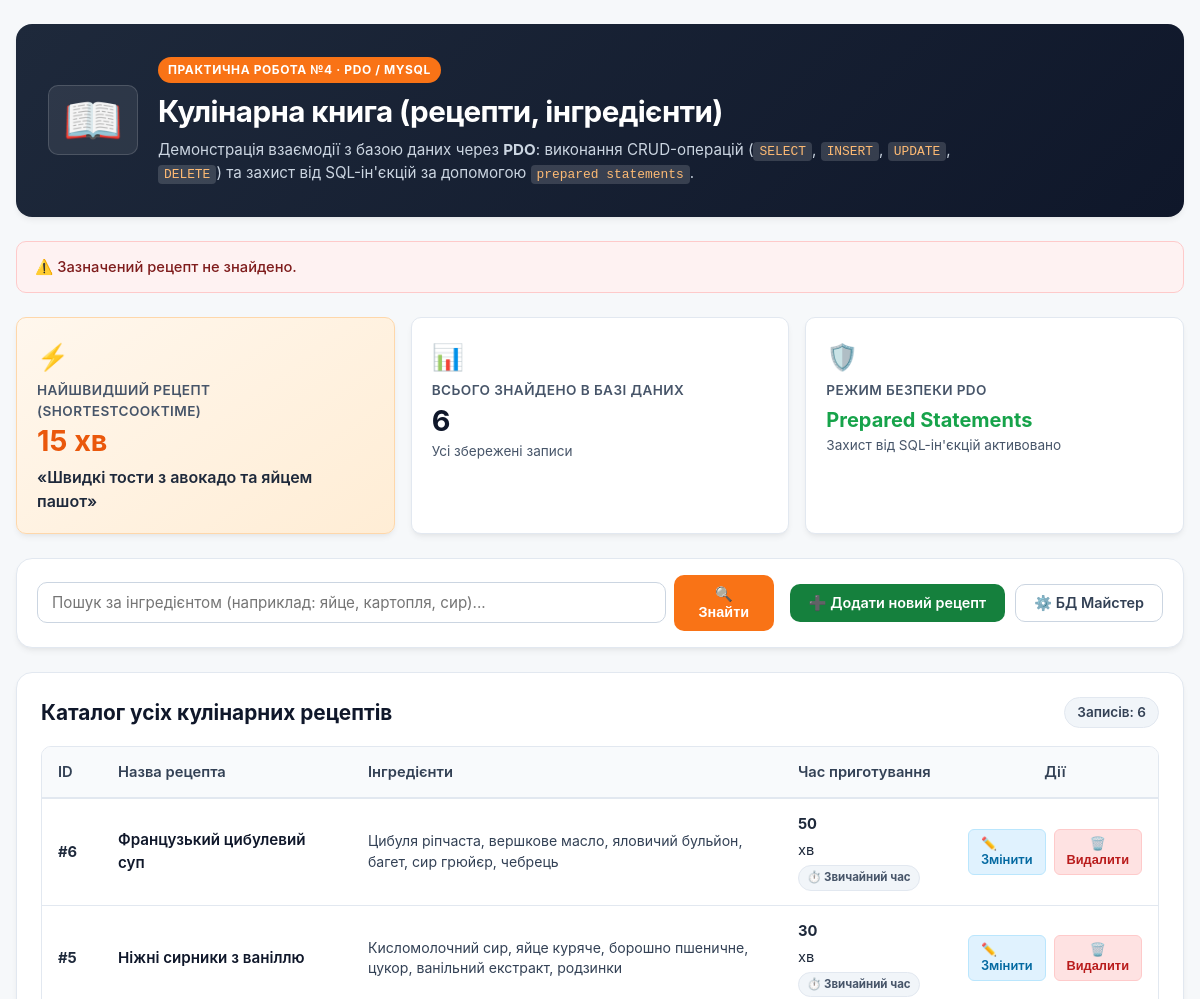
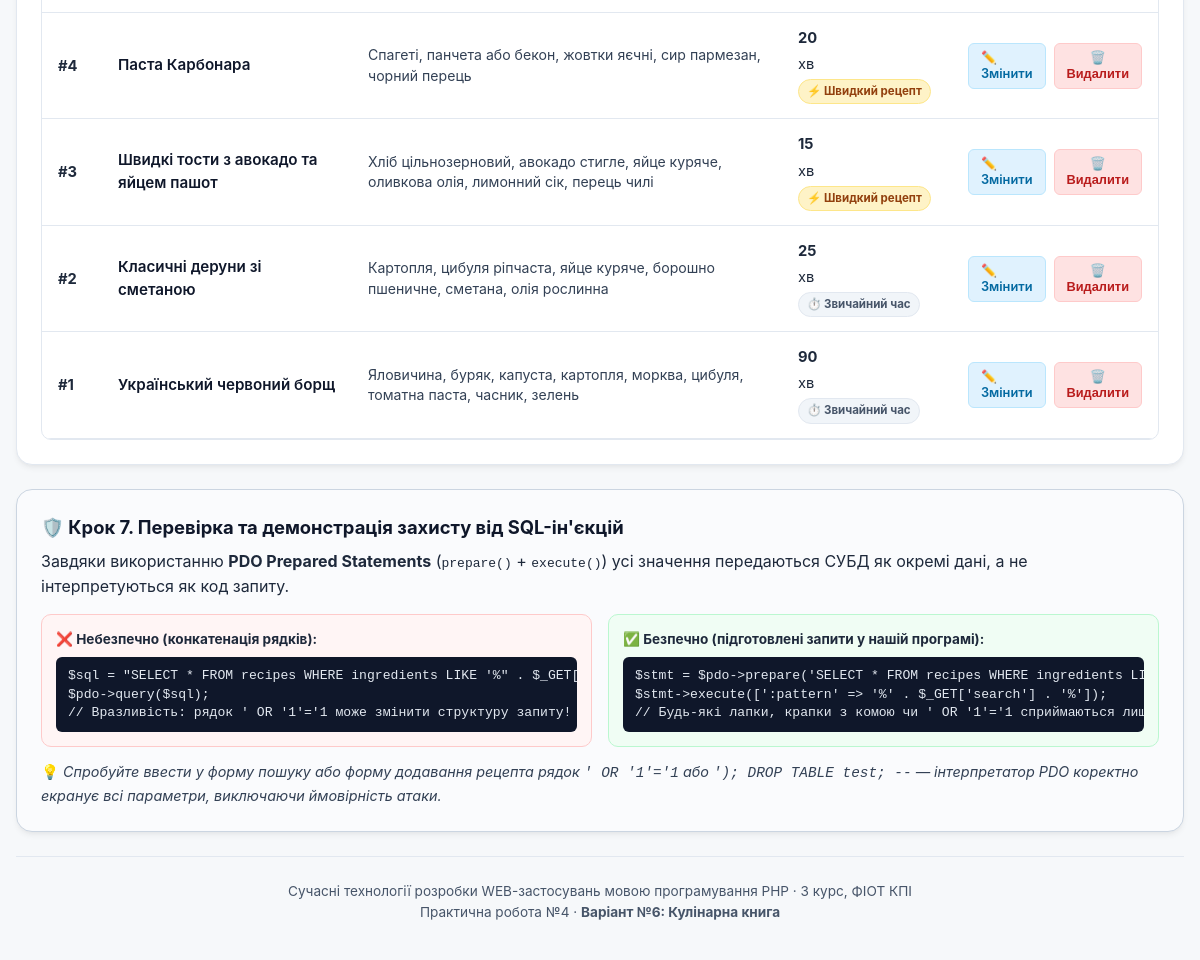
Page /index.php?msg=not_found on the committed database (2 pictures, top to bottom).
### tables this page shows
CREATE TABLE IF NOT EXISTS `recipes` (
    `id` INT AUTO_INCREMENT PRIMARY KEY,
    `title` VARCHAR(255) NOT NULL,
    `ingredients` TEXT NOT NULL,
    `cook_time_min` INT NOT NULL
);

### functions.php (called while the page is built, shortened)
<?php
function getAllRecipes(PDO $pdo): array
{
    $stmt = $pdo->query('SELECT * FROM recipes ORDER BY id DESC');
    return $stmt->fetchAll();
}
function shortestCookTime(PDO $pdo): ?array
{
    $stmt = $pdo->query('SELECT * FROM recipes ORDER BY cook_time_min ASC LIMIT 1');
    $recipe = $stmt->fetch();
    return $recipe ?: null;
}
function getRecipeBadge(int $cookTimeMin): array
{
    if ($cookTimeMin <= 20) {
        return [
            'label' => '⚡ Швидкий рецепт',
            'class' => 'badge-quick'
        ];
    }
    return [
        'label' => '⏱️ Звичайний час',
        'class' => 'badge-regular'
    ];
}

### index.php (the view, shortened to what this page needs)
<?php
require_once __DIR__ . '/db.php';
require_once __DIR__ . '/functions.php';
$search = trim($_GET['search'] ?? '');
$isSearchActive = ($search !== '');
if ($isSearchActive) {
    $recipes = findByIngredient($pdo, $search);
} else {
    $recipes = getAllRecipes($pdo);
}
$fastestRecipe = shortestCookTime($pdo);
$msg = $_GET['msg'] ?? null;
$flashMessages = [
    'added'     => ['type' => 'success', 'text' => '✅ Рецепт успішно додано до бази даних! (INSERT)'],
    'updated'   => ['type' => 'success', 'text' => '✅ Дані рецепта успішно оновлено! (UPDATE)'],
    'deleted'   => ['type' => 'success', 'text' => '🗑️ Рецепт успішно видалено з бази даних! (DELETE)'],
    'not_found' => ['type' => 'error',   'text' => '⚠️ Зазначений рецепт не знайдено.'],
    'error'     => ['type' => 'error',   'text' => '❌ Виникла помилка: ' . htmlspecialchars($_GET['detail'] ?? 'Невідома помилка')],
];
$currentFlash = ($msg && isset($flashMessages[$msg])) ? $flashMessages[$msg] : null;
?>
<!DOCTYPE html>
<html lang="uk">
<head>
    <link rel="stylesheet" href="style.css">
</head>
<body>
    <div class="page-container">
        <header class="header">
            <div class="header-content">
                <span class="header-icon">📖</span>
                <div>
                    <span class="header-badge">Практична робота №4 · PDO / MySQL</span>
                    <h1>Кулінарна книга (рецепти, інгредієнти)</h1>
                    <p class="subtitle">
                        Демонстрація взаємодії з базою даних через <strong>PDO</strong>:
                        виконання CRUD-операцій (<code>SELECT</code>, <code>INSERT</code>, <code>UPDATE</code>, <code>DELETE</code>)
                        та захист від SQL-ін'єкцій за допомогою <code>prepared statements</code>.
                    </p>
                </div>
            </div>
        </header>
        <?php if ($currentFlash): ?>
            <div class="alert alert-<?= $currentFlash['type'] ?>">
                <?= $currentFlash['text'] ?>
            </div>
        <?php endif; ?>
        <section class="stats-grid">
            <div class="stat-card primary-stat">
                <span class="stat-icon">⚡</span>
                <span class="stat-label">Найшвидший рецепт (shortestCookTime)</span>
                <?php if ($fastestRecipe): ?>
                    <span class="stat-value"><?= (int)$fastestRecipe['cook_time_min'] ?> хв</span>
                    <div style="font-weight: 600; color: var(--gray-800); margin-top: 4px;">
                        «<?= htmlspecialchars($fastestRecipe['title'], ENT_QUOTES, 'UTF-8') ?>»
                    </div>
                <?php else: ?>
                    <span class="stat-value">—</span>
                    <div style="color: var(--gray-600); font-size: 0.85rem;">База даних порожня</div>
                <?php endif; ?>
            </div>
            <div class="stat-card">
                <span class="stat-icon">📊</span>
                <span class="stat-label">Всього знайдено в базі даних</span>
                <span class="stat-value"><?= count($recipes) ?></span>
                <div style="color: var(--gray-600); font-size: 0.85rem;">
                    <?= $isSearchActive ? 'За фільтром: «' . htmlspecialchars($search, ENT_QUOTES, 'UTF-8') . '»' : 'Усі збережені записи' ?>
                </div>
            </div>
            <div class="stat-card">
                <span class="stat-icon">🛡️</span>
                <span class="stat-label">Режим безпеки PDO</span>
                <span class="stat-value" style="font-size: 1.25rem; color: #16a34a; margin-top: 4px;">Prepared Statements</span>
                <div style="color: var(--gray-600); font-size: 0.85rem;">
                    Захист від SQL-ін'єкцій активовано
                </div>
            </div>
        </section>
        <section class="action-bar-card card">
            <div class="action-bar">
                <div class="search-form-wrapper">
                    <form action="index.php" method="GET" class="search-form">
                        <input
                            type="text"
                            name="search"
                            class="form-control"
                            placeholder="Пошук за інгредієнтом (наприклад: яйце, картопля, сир)..."
                            value="<?= htmlspecialchars($search, ENT_QUOTES, 'UTF-8') ?>"
                        >
                        <button type="submit" class="btn btn-primary">🔍 Знайти</button>
                    </form>
                </div>
                <div class="main-buttons">
                    <a href="add.php" class="btn btn-success">
                        ➕ Додати новий рецепт
                    </a>
                    <a href="setup.php" class="btn btn-outline" title="Налаштування бази даних">
                        ⚙️ БД Майстер
                    </a>
                </div>
            </div>
        </section>
        <main class="card">
            <div class="section-header-flex">
                <h2 class="section-title">
                    <?= $isSearchActive ? 'Результати пошуку за інгредієнтом: «' . htmlspecialchars($search, ENT_QUOTES, 'UTF-8') . '»' : 'Каталог усіх кулінарних рецептів' ?>
                </h2>
                <span class="count-badge">Записів: <?= count($recipes) ?></span>
            </div>
            <?php if (empty($recipes)): ?>
                <div class="empty-state">
                    <div class="empty-icon">🍽️</div>
                    <h3>Жодного рецепта не знайдено</h3>
                    <p>
                        <?= $isSearchActive ? 'За вказаним інгредієнтом нічого не знайдено. Спробуйте змінити критерій пошуку.' : 'Таблиця рецептів порожня. Додайте свій перший рецепт або ініціалізуйте базу тестовими даними.' ?>
                    </p>
                    <div style="margin-top: 16px; display: flex; gap: 12px; justify-content: center;">
                        <?php if ($isSearchActive): ?>
                            <a href="index.php" class="btn btn-secondary">Скинути фільтр</a>
                        <?php endif; ?>
                        <a href="add.php" class="btn btn-primary">➕ Додати рецепт</a>
                        <a href="setup.php" class="btn btn-outline">Ініціалізувати демо-дані</a>
                    </div>
                </div>
            <?php else: ?>
                <div class="table-wrapper">
                    <table class="styled-table">
                        <thead>
                            <tr>
                                <th style="width: 60px;">ID</th>
                                <th style="width: 250px;">Назва рецепта</th>
                                <th>Інгредієнти</th>
                                <th style="width: 170px;">Час приготування</th>
                                <th style="width: 180px; text-align: center;">Дії</th>
                            </tr>
                        </thead>
                        <tbody>
                            <?php foreach ($recipes as $row): ?>
                                <?php $badge = getRecipeBadge((int)$row['cook_time_min']); ?>
                                <tr>
                                    <td><strong>#<?= (int)$row['id'] ?></strong></td>
                                    <td>
                                        <div class="recipe-name"><?= htmlspecialchars($row['title'], ENT_QUOTES, 'UTF-8') ?></div>
                                    </td>
                                    <td>
                                        <div class="ingredients-list">
                                            <?= htmlspecialchars($row['ingredients'], ENT_QUOTES, 'UTF-8') ?>
                                        </div>
                                    </td>
                                    <td>
                                        <div class="cook-time">
                                            <strong><?= (int)$row['cook_time_min'] ?></strong> хв
                                            <span class="badge <?= $badge['class'] ?>">
                                                <?= $badge['label'] ?>
                                            </span>
                                        </div>
                                    </td>
                                    <td>
                                        <div class="actions-cell">
                                            <a href="edit.php?id=<?= (int)$row['id'] ?>" class="btn btn-sm btn-edit">
                                                ✏️ Змінити
                                            </a>
                                            <form action="delete.php" method="POST" onsubmit="return confirm('Ви впевнені, що бажаєте безповоротно видалити рецепт «<?= htmlspecialchars(addslashes($row['title']), ENT_QUOTES, 'UTF-8') ?>»?');" style="display:inline;">
                                                <button type="submit" class="btn btn-sm btn-delete">
                                                    🗑️ Видалити
                                                </button>
                                            </form>
                                        </div>
                                    </td>
                                </tr>
                            <?php endforeach; ?>
                        </tbody>
                    </table>
                </div>
            <?php endif; ?>
        </main>
        <section class="card security-card">
            <h3>🛡️ Крок 7. Перевірка та демонстрація захисту від SQL-ін'єкцій</h3>
            <p>
                Завдяки використанню <strong>PDO Prepared Statements</strong> (<code>prepare()</code> + <code>execute()</code>)
                усі значення передаються СУБД як окремі дані, а не інтерпретуються як код запиту.
            </p>
            <div class="security-grid">
                <div class="code-compare-card bad">
                    <span class="code-title">❌ Небезпечно (конкатенація рядків):</span>
                    <pre><code>$sql = "SELECT * FROM recipes WHERE ingredients LIKE '%" . $_GET['search'] . "%'";
$pdo->query($sql);
// Вразливість: рядок ' OR '1'='1 може змінити структуру запиту!</code></pre>
                </div>
                <div class="code-compare-card good">
                    <span class="code-title">✅ Безпечно (підготовлені запити у нашій програмі):</span>
                    <pre><code>$stmt = $pdo->prepare('SELECT * FROM recipes WHERE ingredients LIKE :pattern');
$stmt->execute([':pattern' => '%' . $_GET['search'] . '%']);
// Будь-які лапки, крапки з комою чи ' OR '1'='1 сприймаються лише як текст!</code></pre>
                </div>
            </div>
            <div style="margin-top: 14px; font-size: 0.9rem; color: var(--gray-700);">
                💡 <em>Спробуйте ввести у форму пошуку або форму додавання рецепта рядок <code>' OR '1'='1</code> або <code>'); DROP TABLE test; --</code> — інтерпретатор PDO коректно екранує всі параметри, виключаючи ймовірність атаки.</em>
            </div>
        </section>
        <footer class="footer">
            Сучасні технології розробки WEB-застосувань мовою програмування PHP · 3 курс, ФІОТ КПІ<br>
            Практична робота №4 · <strong>Варіант №6: Кулінарна книга</strong>
        </footer>
    </div>
</body>
</html>

### rows in the picture
recipes: cook_time_min "15", title "Швидкі тости з авокадо та яйцем пашот", id "3", ingredients "Хліб цільнозерновий, авокадо стигле, яйце куряче, оливкова олія, лимонний сік, перець чилі", cook_time_min "⚡ Швидкий рецепт"
recipes: id "6", title "Французький цибулевий суп", ingredients "Цибуля ріпчаста, вершкове масло, яловичий бульйон, багет, сир грюйєр, чебрець", cook_time_min "50", cook_time_min "⏱️ Звичайний час"
recipes: id "5", title "Ніжні сирники з ваніллю", ingredients "Кисломолочний сир, яйце куряче, борошно пшеничне, цукор, ванільний екстракт, родзинки", cook_time_min "30", cook_time_min "⏱️ Звичайний час"
recipes: id "4", title "Паста Карбонара", ingredients "Спагеті, панчета або бекон, жовтки яєчні, сир пармезан, чорний перець", cook_time_min "20", cook_time_min "⚡ Швидкий рецепт"
recipes: id "2", title "Класичні деруни зі сметаною", ingredients "Картопля, цибуля ріпчаста, яйце куряче, борошно пшеничне, сметана, олія рослинна", cook_time_min "25", cook_time_min "⏱️ Звичайний час"
recipes: id "1", title "Український червоний борщ", ingredients "Яловичина, буряк, капуста, картопля, морква, цибуля, томатна паста, часник, зелень", cook_time_min "90", cook_time_min "⏱️ Звичайний час"

### other values in the picture
$currentFlash['text'] "⚠️ Зазначений рецепт не знайдено."
count($recipes) "6"
